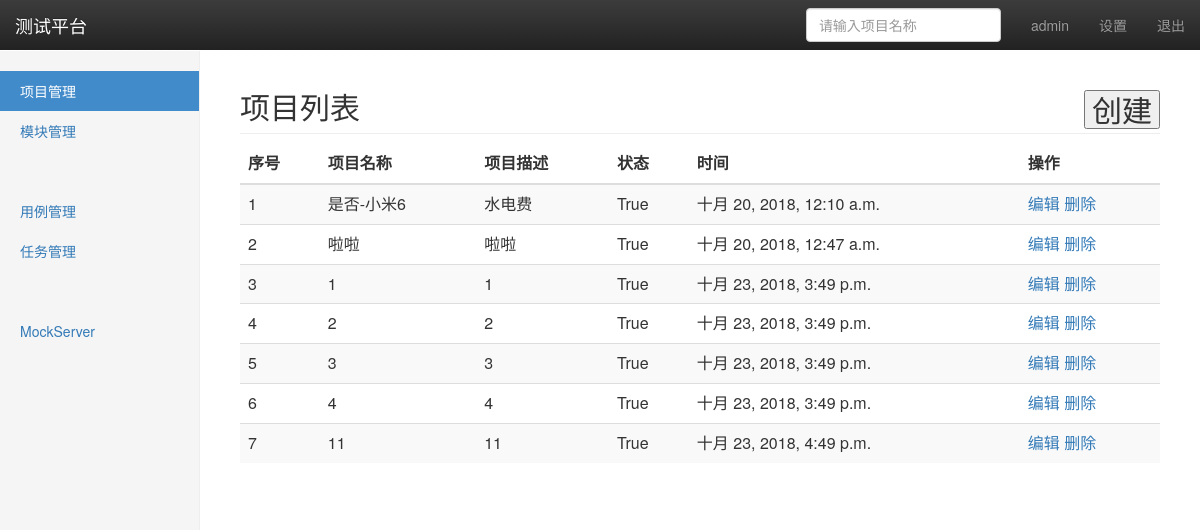
/manage/project/ (signed in), run on an earlier commit of the app's database.
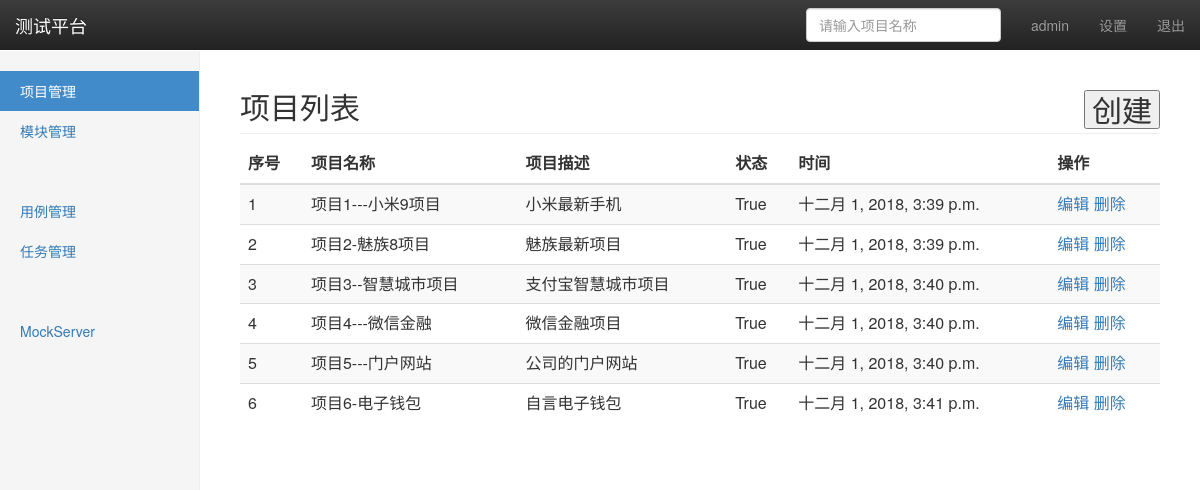
And on a later commit of the database.
### project_app/models.py (models this page shows, shortened)
class project(models.Model):
	name = models.CharField('项目名称',max_length=50,blank=False,default='')
	description = models.TextField('项目描述',default='')
	status = models.BooleanField('状态',default=True)
	create_time = models.DateTimeField('创建时间',auto_now=True)

### project_app/views/project_views.py (the view)
# urls.py: path('project/', project_views.project_manage),
@login_required
def project_manage(requests):
	username = requests.session.get('user','')
	project_all = project.objects.all()
	return render(requests,'project_app/project.html',{'user':username,'projects':project_all,'type':'list'})

### templates/project_app/project.html (shortened to what this page needs)
{% extends  'base.html' %}
{% block content %}
    <nav class="navbar navbar-inverse navbar-fixed-top">
      <div class="container-fluid">
        <div class="navbar-header">
          <a class="navbar-brand" href="#">测试平台</a>
        </div>
        <div id="navbar" class="navbar-collapse collapse">
          <ul class="nav navbar-nav navbar-right">
            <li><a href="#"> {{ user }}</a></li>
            <li><a href="#">设置</a></li>
            <li><a href="/logout/">退出</a></li>
          </ul>
          <form class="navbar-form navbar-right">
            <input type="text" class="form-control" placeholder="请输入项目名称">
          </form>
        </div>
      </div>
    </nav>
    <div class="container-fluid">
      <div class="row">
        <div class="col-sm-3 col-md-2 sidebar">
          <ul class="nav nav-sidebar">
            <li class="active"><a href="/manage/project/">项目管理</a></li>
            <li><a href="/manage/module/">模块管理</a></li>
            <li><a href="#"></a></li>
          </ul>
          <ul class="nav nav-sidebar">
            <li><a href="/cases/">用例管理</a></li>
            <li><a href="/cases/task/">任务管理</a></li>
          </ul>
          <ul class="nav nav-sidebar">
            <li><a href=""></a></li>
            <li><a href="">MockServer</a></li>
          </ul>
        </div>
    {% if type == 'list' %}
    <div class="col-sm-2 col-sm-offset-2 col-md-10 col-md-offset-2 main">
        <h2 class="sub-header">项目列表
          <button  type='button' style='float:right' onclick="window.location.href='add/'">创建</button>
        </h2>
          <div class="table-responsive">
            <table id='prlist'  class="table table-striped">
              <thead>
                <tr>
                  <th>序号</th>
                  <th>项目名称</th>
                  <th>项目描述</th>
                  <th>状态</th>
                  <th>时间</th>
                  <th>操作</th>
                </tr>
              </thead>
              <tbody>
                {% for project in projects %}
                <tr>
                  <td>{{ forloop.counter }}</td>
                  <td>{{ project.name }}</td>
                  <td>{{ project.description }}</td>
                  <td>{{ project.status }}</td>
                  <td>{{ project.create_time}}</td>
                  <td>
                    <a href="edit/{{ project.id }}/">编辑</a>
                    <a href="del/{{ project.id }}/">删除</a>
                  </td>
                </tr>
                {% endfor %}
              </tbody>
            </table>
          </div>
        </div>
      </div>
    </div>
    {% endif %}
{% endblock %}

### templates/base.html (shortened to what this page needs)
<html>
<head>
 	{% load static %}
  	<link rel="stylesheet" type="text/css" href="{% static 'css/bootstrap.min.css'%}">
  	<link rel="stylesheet" type="text/css" href="{% static 'css/bootstrap-theme.min.css'%}">
  	<link rel="stylesheet" type="text/css" href="{% static 'css/dashboard.css'%}">
</head>
<body>
	{% block content %}
	{% endblock %}
</body>
</html>

### static/css/dashboard.css (style rules this page uses)
body { padding-top: 50px; }
.sub-header { padding-bottom: 10px; border-bottom: 1px solid #eee; }
.navbar-fixed-top { border: 0; }
.sidebar { display: none; }
@media (min-width: 768px) { .sidebar { position: fixed; top: 51px; bottom: 0; left: 0; z-index: 1000; display: block; padding: 20px; overflow-x: hidden; overflow-y: auto; background-color: #f5f5f5; border-right: 1px solid #eee; } }
.nav-sidebar { margin-right: -21px; margin-bottom: 20px; margin-left: -20px; }
.nav-sidebar > li > a { padding-right: 20px; padding-left: 20px; }
.nav-sidebar > .active > a, .nav-sidebar > .active > a:hover, .nav-sidebar > .active > a:focus { color: #fff; background-color: #428bca; }
.main { padding: 20px; }
@media (min-width: 768px) { .main { padding-right: 40px; padding-left: 40px; } }

What changed in the data, as far as the page shows it:
removed project: name "是否-小米6", description "水电费", status "True", create_time "十月 20, 2018, 12:10 a.m."
removed project: name "啦啦", description "啦啦", status "True", create_time "十月 20, 2018, 12:47 a.m."
removed project: name "1", description "1", status "True", create_time "十月 23, 2018, 3:49 p.m."
removed project: name "2", description "2", status "True", create_time "十月 23, 2018, 3:49 p.m."
removed project: name "3", description "3", status "True", create_time "十月 23, 2018, 3:49 p.m."
removed project: name "4", description "4", status "True", create_time "十月 23, 2018, 3:49 p.m."
removed project: name "11", description "11", status "True", create_time "十月 23, 2018, 4:49 p.m."
added project: name "项目1---小米9项目", description "小米最新手机", status "True", create_time "十二月 1, 2018, 3:39 p.m."
added project: name "项目2-魅族8项目", description "魅族最新项目", status "True", create_time "十二月 1, 2018, 3:39 p.m."
added project: name "项目3--智慧城市项目", description "支付宝智慧城市项目", status "True", create_time "十二月 1, 2018, 3:40 p.m."
added project: name "项目4---微信金融", description "微信金融项目", status "True", create_time "十二月 1, 2018, 3:40 p.m."
added project: name "项目5---门户网站", description "公司的门户网站", status "True", create_time "十二月 1, 2018, 3:40 p.m."
added project: name "项目6-电子钱包", description "自言电子钱包", status "True", create_time "十二月 1, 2018, 3:41 p.m."
